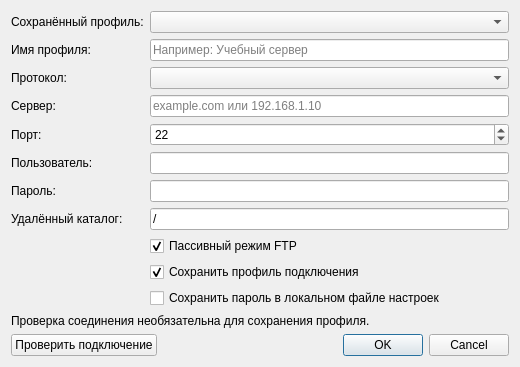
<?xml version="1.0" encoding="UTF-8"?>
<ui version="4.0">
 <class>RemoteConnectionDialog</class>
 <widget class="QDialog" name="RemoteConnectionDialog">
  <property name="geometry"><rect><x>0</x><y>0</y><width>520</width><height>360</height></rect></property>
  <property name="windowTitle"><string>FTP/SFTP профиль</string></property>
  <layout class="QVBoxLayout" name="verticalLayout">
   <item>
    <layout class="QFormLayout" name="formLayout">
     <item row="0" column="0"><widget class="QLabel" name="savedProfileLabel"><property name="text"><string>Сохранённый профиль:</string></property></widget></item>
     <item row="0" column="1"><widget class="QComboBox" name="savedProfilesCombo"/></item>
     <item row="1" column="0"><widget class="QLabel" name="profileNameLabel"><property name="text"><string>Имя профиля:</string></property></widget></item>
     <item row="1" column="1"><widget class="QLineEdit" name="profileNameEdit"><property name="placeholderText"><string>Например: Учебный сервер</string></property></widget></item>
     <item row="2" column="0"><widget class="QLabel" name="protocolLabel"><property name="text"><string>Протокол:</string></property></widget></item>
     <item row="2" column="1"><widget class="QComboBox" name="protocolCombo"/></item>
     <item row="3" column="0"><widget class="QLabel" name="hostLabel"><property name="text"><string>Сервер:</string></property></widget></item>
     <item row="3" column="1"><widget class="QLineEdit" name="hostEdit"><property name="placeholderText"><string>example.com или 192.168.1.10</string></property></widget></item>
     <item row="4" column="0"><widget class="QLabel" name="portLabel"><property name="text"><string>Порт:</string></property></widget></item>
     <item row="4" column="1"><widget class="QSpinBox" name="portSpin"><property name="minimum"><number>1</number></property><property name="maximum"><number>65535</number></property><property name="value"><number>22</number></property></widget></item>
     <item row="5" column="0"><widget class="QLabel" name="usernameLabel"><property name="text"><string>Пользователь:</string></property></widget></item>
     <item row="5" column="1"><widget class="QLineEdit" name="usernameEdit"/></item>
     <item row="6" column="0"><widget class="QLabel" name="passwordLabel"><property name="text"><string>Пароль:</string></property></widget></item>
     <item row="6" column="1"><widget class="QLineEdit" name="passwordEdit"><property name="echoMode"><enum>QLineEdit::Password</enum></property></widget></item>
     <item row="7" column="0"><widget class="QLabel" name="remoteRootLabel"><property name="text"><string>Удалённый каталог:</string></property></widget></item>
     <item row="7" column="1"><widget class="QLineEdit" name="remoteRootEdit"><property name="text"><string>/</string></property></widget></item>
     <item row="8" column="1"><widget class="QCheckBox" name="passiveModeCheckBox"><property name="text"><string>Пассивный режим FTP</string></property><property name="checked"><bool>true</bool></property></widget></item>
     <item row="9" column="1"><widget class="QCheckBox" name="saveProfileCheckBox"><property name="text"><string>Сохранить профиль подключения</string></property><property name="checked"><bool>true</bool></property></widget></item>
     <item row="10" column="1"><widget class="QCheckBox" name="rememberPasswordCheckBox"><property name="text"><string>Сохранить пароль в локальном файле настроек</string></property><property name="toolTip"><string>Для учебного проекта пароль можно сохранить локально. В промышленном ПО лучше использовать защищённое хранилище ОС.</string></property></widget></item>
    </layout>
   </item>
   <item>
    <widget class="QLabel" name="statusLabel">
     <property name="text"><string>Проверка соединения необязательна для сохранения профиля.</string></property>
     <property name="wordWrap"><bool>true</bool></property>
    </widget>
   </item>
   <item>
    <layout class="QHBoxLayout" name="buttonLayout">
     <item><widget class="QPushButton" name="testConnectionButton"><property name="text"><string>Проверить подключение</string></property></widget></item>
     <item><spacer name="buttonSpacer"><property name="orientation"><enum>Qt::Horizontal</enum></property><property name="sizeHint" stdset="0"><size><width>40</width><height>20</height></size></property></spacer></item>
     <item><widget class="QDialogButtonBox" name="buttonBox"><property name="standardButtons"><set>QDialogButtonBox::Cancel|QDialogButtonBox::Ok</set></property></widget></item>
    </layout>
   </item>
  </layout>
 </widget>
 <resources/>
 <connections/>
</ui>
